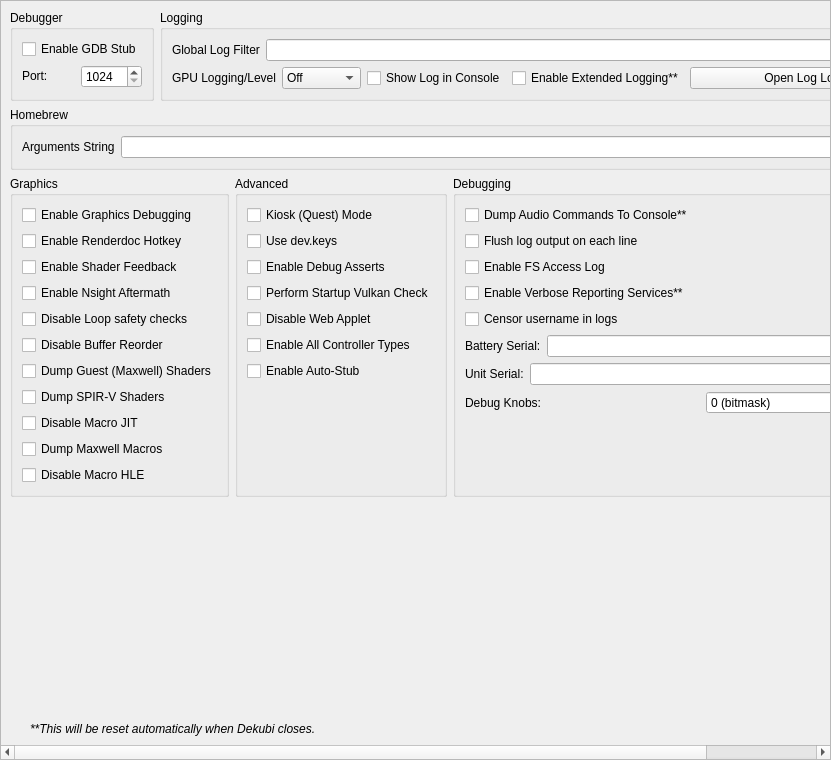
<?xml version="1.0" encoding="UTF-8"?>
<ui version="4.0">
 <class>ConfigureDebug</class>
 <widget class="QScrollArea" name="ConfigureDebug">
  <property name="geometry">
   <rect>
    <x>0</x>
    <y>0</y>
    <width>831</width>
    <height>760</height>
   </rect>
  </property>
  <property name="widgetResizable">
   <bool>true</bool>
  </property>
  <widget class="QWidget" name="widget">
   <property name="geometry">
    <rect>
     <x>0</x>
     <y>0</y>
     <width>829</width>
     <height>758</height>
    </rect>
   </property>
   <layout class="QVBoxLayout" name="verticalLayout_1">
    <item>
     <layout class="QHBoxLayout" name="horizontalLayout">
      <property name="topMargin">
       <number>0</number>
      </property>
      <item>
       <widget class="QGroupBox" name="groupBox">
        <property name="sizePolicy">
         <sizepolicy hsizetype="Preferred" vsizetype="Preferred">
          <horstretch>0</horstretch>
          <verstretch>0</verstretch>
         </sizepolicy>
        </property>
        <property name="title">
         <string>Debugger</string>
        </property>
        <property name="alignment">
         <set>Qt::AlignmentFlag::AlignLeading|Qt::AlignmentFlag::AlignLeft|Qt::AlignmentFlag::AlignTop</set>
        </property>
        <property name="flat">
         <bool>false</bool>
        </property>
        <property name="checkable">
         <bool>false</bool>
        </property>
        <layout class="QVBoxLayout" name="verticalLayout_3">
         <item>
          <widget class="QWidget" name="debug_widget" native="true">
           <property name="sizePolicy">
            <sizepolicy hsizetype="Preferred" vsizetype="Maximum">
             <horstretch>0</horstretch>
             <verstretch>0</verstretch>
            </sizepolicy>
           </property>
           <layout class="QVBoxLayout" name="verticalLayout">
            <property name="sizeConstraint">
             <enum>QLayout::SizeConstraint::SetDefaultConstraint</enum>
            </property>
            <property name="leftMargin">
             <number>0</number>
            </property>
            <property name="topMargin">
             <number>0</number>
            </property>
            <property name="rightMargin">
             <number>0</number>
            </property>
            <property name="bottomMargin">
             <number>0</number>
            </property>
            <item>
             <widget class="QCheckBox" name="toggle_gdbstub">
              <property name="sizePolicy">
               <sizepolicy hsizetype="Maximum" vsizetype="Maximum">
                <horstretch>0</horstretch>
                <verstretch>0</verstretch>
               </sizepolicy>
              </property>
              <property name="text">
               <string>Enable GDB Stub</string>
              </property>
             </widget>
            </item>
            <item>
             <widget class="QWidget" name="horizontalWidget_3" native="true">
              <property name="sizePolicy">
               <sizepolicy hsizetype="Preferred" vsizetype="Maximum">
                <horstretch>0</horstretch>
                <verstretch>0</verstretch>
               </sizepolicy>
              </property>
              <layout class="QHBoxLayout" name="horizontalLayout_3">
               <property name="leftMargin">
                <number>0</number>
               </property>
               <property name="topMargin">
                <number>0</number>
               </property>
               <property name="rightMargin">
                <number>0</number>
               </property>
               <property name="bottomMargin">
                <number>0</number>
               </property>
               <item>
                <widget class="QLabel" name="label_11">
                 <property name="sizePolicy">
                  <sizepolicy hsizetype="Minimum" vsizetype="Maximum">
                   <horstretch>0</horstretch>
                   <verstretch>0</verstretch>
                  </sizepolicy>
                 </property>
                 <property name="text">
                  <string>Port:</string>
                 </property>
                </widget>
               </item>
               <item>
                <widget class="QSpinBox" name="gdbport_spinbox">
                 <property name="sizePolicy">
                  <sizepolicy hsizetype="Preferred" vsizetype="Maximum">
                   <horstretch>0</horstretch>
                   <verstretch>0</verstretch>
                  </sizepolicy>
                 </property>
                 <property name="minimum">
                  <number>1024</number>
                 </property>
                 <property name="maximum">
                  <number>65535</number>
                 </property>
                </widget>
               </item>
              </layout>
             </widget>
            </item>
           </layout>
          </widget>
         </item>
        </layout>
       </widget>
      </item>
      <item>
       <widget class="QGroupBox" name="groupBox_2">
        <property name="sizePolicy">
         <sizepolicy hsizetype="Expanding" vsizetype="Preferred">
          <horstretch>0</horstretch>
          <verstretch>0</verstretch>
         </sizepolicy>
        </property>
        <property name="title">
         <string>Logging</string>
        </property>
        <layout class="QGridLayout" name="gridLayout_1">
         <item row="0" column="0" colspan="4">
          <widget class="QWidget" name="logging_widget" native="true">
           <property name="sizePolicy">
            <sizepolicy hsizetype="Preferred" vsizetype="Maximum">
             <horstretch>0</horstretch>
             <verstretch>0</verstretch>
            </sizepolicy>
           </property>
           <layout class="QHBoxLayout" name="horizontalLayout_1">
            <property name="leftMargin">
             <number>0</number>
            </property>
            <property name="topMargin">
             <number>0</number>
            </property>
            <property name="rightMargin">
             <number>0</number>
            </property>
            <property name="bottomMargin">
             <number>0</number>
            </property>
            <item>
             <widget class="QLabel" name="label_1">
              <property name="sizePolicy">
               <sizepolicy hsizetype="Preferred" vsizetype="Preferred">
                <horstretch>0</horstretch>
                <verstretch>0</verstretch>
               </sizepolicy>
              </property>
              <property name="text">
               <string>Global Log Filter</string>
              </property>
             </widget>
            </item>
            <item>
             <widget class="QLineEdit" name="log_filter_edit"/>
            </item>
           </layout>
          </widget>
         </item>
         <item row="1" column="0">
          <widget class="QWidget" name="gpu_log_level_widget" native="true">
           <property name="sizePolicy">
            <sizepolicy hsizetype="Preferred" vsizetype="Maximum">
             <horstretch>0</horstretch>
             <verstretch>0</verstretch>
            </sizepolicy>
           </property>
           <layout class="QHBoxLayout" name="gpu_log_level_layout">
            <property name="leftMargin">
             <number>0</number>
            </property>
            <property name="topMargin">
             <number>0</number>
            </property>
            <property name="rightMargin">
             <number>0</number>
            </property>
            <property name="bottomMargin">
             <number>0</number>
            </property>
            <item>
             <widget class="QLabel" name="gpu_log_level_label">
              <property name="text">
               <string>GPU Logging/Level</string>
              </property>
             </widget>
            </item>
            <item>
             <widget class="QComboBox" name="gpu_log_level">
              <property name="toolTip">
               <string>Detail level for GPU logs. Off disables logging entirely.</string>
              </property>
              <item>
               <property name="text">
                <string>Off</string>
               </property>
              </item>
              <item>
               <property name="text">
                <string>Errors</string>
               </property>
              </item>
              <item>
               <property name="text">
                <string>Standard</string>
               </property>
              </item>
              <item>
               <property name="text">
                <string>Verbose</string>
               </property>
              </item>
              <item>
               <property name="text">
                <string>All</string>
               </property>
              </item>
             </widget>
            </item>
           </layout>
          </widget>
         </item>
         <item row="1" column="1">
          <widget class="QCheckBox" name="toggle_console">
           <property name="text">
            <string>Show Log in Console</string>
           </property>
          </widget>
         </item>
         <item row="1" column="2">
          <widget class="QCheckBox" name="extended_logging">
           <property name="enabled">
            <bool>true</bool>
           </property>
           <property name="toolTip">
            <string>When checked, the max size of the log increases from 100 MB to 1 GB</string>
           </property>
           <property name="text">
            <string>Enable Extended Logging**</string>
           </property>
          </widget>
         </item>
         <item row="1" column="3">
          <widget class="QPushButton" name="open_log_button">
           <property name="sizePolicy">
            <sizepolicy hsizetype="Expanding" vsizetype="Maximum">
             <horstretch>1</horstretch>
             <verstretch>0</verstretch>
            </sizepolicy>
           </property>
           <property name="minimumSize">
            <size>
             <width>250</width>
             <height>0</height>
            </size>
           </property>
           <property name="text">
            <string>Open Log Location</string>
           </property>
          </widget>
         </item>
        </layout>
       </widget>
      </item>
     </layout>
    </item>
    <item>
     <widget class="QGroupBox" name="groupBox_3">
      <property name="title">
       <string>Homebrew</string>
      </property>
      <layout class="QVBoxLayout" name="verticalLayout_5">
       <item>
        <layout class="QHBoxLayout" name="horizontalLayout_4">
         <item>
          <widget class="QLabel" name="label_3">
           <property name="text">
            <string>Arguments String</string>
           </property>
          </widget>
         </item>
         <item>
          <widget class="QLineEdit" name="homebrew_args_edit"/>
         </item>
        </layout>
       </item>
      </layout>
     </widget>
    </item>
    <item>
     <layout class="QHBoxLayout" name="horizontalLayout_2">
      <item>
       <widget class="QGroupBox" name="groupBox_4">
        <property name="title">
         <string>Graphics</string>
        </property>
        <layout class="QGridLayout" name="gridLayout_2">
         <item row="4" column="0">
          <widget class="QCheckBox" name="disable_loop_safety_checks">
           <property name="toolTip">
            <string>When checked, it executes shaders without loop logic changes</string>
           </property>
           <property name="text">
            <string>Disable Loop safety checks</string>
           </property>
          </widget>
         </item>
         <item row="9" column="0">
          <widget class="QCheckBox" name="dump_macros">
           <property name="enabled">
            <bool>true</bool>
           </property>
           <property name="toolTip">
            <string>When checked, it will dump all the macro programs of the GPU</string>
           </property>
           <property name="text">
            <string>Dump Maxwell Macros</string>
           </property>
          </widget>
         </item>
         <item row="3" column="0">
          <widget class="QCheckBox" name="enable_nsight_aftermath">
           <property name="toolTip">
            <string>When checked, it enables Nsight Aftermath crash dumps</string>
           </property>
           <property name="text">
            <string>Enable Nsight Aftermath</string>
           </property>
          </widget>
         </item>
         <item row="6" column="0">
          <widget class="QCheckBox" name="dump_guest_shaders">
           <property name="enabled">
            <bool>true</bool>
           </property>
           <property name="toolTip">
            <string>When checked, it will dump original Maxwell guest shader bytecode (the input to the recompiler) as .ash files under DumpDir/shaders/. Useful for inspection with nvdisasm.</string>
           </property>
           <property name="text">
            <string>Dump Guest (Maxwell) Shaders</string>
           </property>
          </widget>
         </item>
         <item row="1" column="0">
          <widget class="QCheckBox" name="enable_renderdoc_hotkey">
           <property name="text">
            <string>Enable Renderdoc Hotkey</string>
           </property>
          </widget>
         </item>
         <item row="8" column="0">
          <widget class="QCheckBox" name="disable_macro_jit">
           <property name="enabled">
            <bool>true</bool>
           </property>
           <property name="toolTip">
            <string>When checked, it disables the macro Just In Time compiler. Enabling this makes games run slower</string>
           </property>
           <property name="text">
            <string>Disable Macro JIT</string>
           </property>
          </widget>
         </item>
         <item row="10" column="0">
          <widget class="QCheckBox" name="disable_macro_hle">
           <property name="enabled">
            <bool>true</bool>
           </property>
           <property name="toolTip">
            <string>When checked, it disables the macro HLE functions. Enabling this makes games run slower</string>
           </property>
           <property name="text">
            <string>Disable Macro HLE</string>
           </property>
          </widget>
         </item>
         <item row="0" column="0">
          <widget class="QCheckBox" name="enable_graphics_debugging">
           <property name="enabled">
            <bool>true</bool>
           </property>
           <property name="toolTip">
            <string>When checked, the graphics API enters a slower debugging mode</string>
           </property>
           <property name="text">
            <string>Enable Graphics Debugging</string>
           </property>
          </widget>
         </item>
         <item row="11" column="0">
          <spacer name="verticalSpacer_5">
           <property name="orientation">
            <enum>Qt::Orientation::Vertical</enum>
           </property>
           <property name="sizeType">
            <enum>QSizePolicy::Policy::Preferred</enum>
           </property>
           <property name="sizeHint" stdset="0">
            <size>
             <width>20</width>
             <height>0</height>
            </size>
           </property>
          </spacer>
         </item>
         <item row="2" column="0">
          <widget class="QCheckBox" name="enable_shader_feedback">
           <property name="toolTip">
            <string>When checked, yuzu will log statistics about the compiled pipeline cache</string>
           </property>
           <property name="text">
            <string>Enable Shader Feedback</string>
           </property>
          </widget>
         </item>
         <item row="5" column="0">
          <widget class="QCheckBox" name="disable_buffer_reorder">
           <property name="toolTip">
            <string>&lt;html&gt;&lt;head/&gt;&lt;body&gt;&lt;p&gt;When checked, disables reordering of mapped memory uploads which allows to associate uploads with specific draws. May reduce performance in some cases.&lt;/p&gt;&lt;/body&gt;&lt;/html&gt;</string>
           </property>
           <property name="text">
            <string>Disable Buffer Reorder</string>
           </property>
          </widget>
         </item>
         <item row="7" column="0">
          <widget class="QCheckBox" name="gpu_log_shader_dumps">
           <property name="toolTip">
            <string>When checked, it will dump the recompiler's output SPIR-V binaries (.spv) under LogDir/shaders/. Inspect via SPIRV-Tools (spirv-dis / spirv-cross / spirv-val) or RenderDoc.</string>
           </property>
           <property name="text">
            <string>Dump SPIR-V Shaders</string>
           </property>
          </widget>
         </item>
        </layout>
       </widget>
      </item>
      <item>
       <widget class="QGroupBox" name="groupBox_6">
        <property name="title">
         <string>Advanced</string>
        </property>
        <layout class="QGridLayout" name="gridLayout_4">
         <item row="3" column="0">
          <widget class="QCheckBox" name="perform_vulkan_check">
           <property name="toolTip">
            <string>Enables yuzu to check for a working Vulkan environment when the program starts up. Disable this if this is causing issues with external programs seeing yuzu.</string>
           </property>
           <property name="text">
            <string>Perform Startup Vulkan Check</string>
           </property>
          </widget>
         </item>
         <item row="4" column="0">
          <widget class="QCheckBox" name="disable_web_applet">
           <property name="text">
            <string>Disable Web Applet</string>
           </property>
          </widget>
         </item>
         <item row="5" column="0">
          <widget class="QCheckBox" name="enable_all_controllers">
           <property name="text">
            <string>Enable All Controller Types</string>
           </property>
          </widget>
         </item>
         <item row="6" column="0">
          <widget class="QCheckBox" name="use_auto_stub">
           <property name="text">
            <string>Enable Auto-Stub</string>
           </property>
          </widget>
         </item>
         <item row="0" column="0">
          <widget class="QCheckBox" name="quest_flag">
           <property name="text">
            <string>Kiosk (Quest) Mode</string>
           </property>
          </widget>
         </item>
         <item row="1" column="0">
          <widget class="QCheckBox" name="use_dev_keys">
           <property name="text">
            <string>Use dev.keys</string>
           </property>
          </widget>
         </item>
         <item row="2" column="0">
          <widget class="QCheckBox" name="use_debug_asserts">
           <property name="text">
            <string>Enable Debug Asserts</string>
           </property>
          </widget>
         </item>
         <item row="7" column="0">
          <spacer name="verticalSpacer_4">
           <property name="orientation">
            <enum>Qt::Orientation::Vertical</enum>
           </property>
           <property name="sizeType">
            <enum>QSizePolicy::Policy::Expanding</enum>
           </property>
           <property name="sizeHint" stdset="0">
            <size>
             <width>20</width>
             <height>0</height>
            </size>
           </property>
          </spacer>
         </item>
        </layout>
       </widget>
      </item>
      <item>
       <widget class="QGroupBox" name="groupBox_5">
        <property name="title">
         <string>Debugging</string>
        </property>
        <layout class="QGridLayout" name="gridLayout_3">
         <item row="6" column="0">
          <widget class="QWidget" name="serial_battery_widget" native="true">
           <property name="sizePolicy">
            <sizepolicy hsizetype="Preferred" vsizetype="Maximum">
             <horstretch>0</horstretch>
             <verstretch>0</verstretch>
            </sizepolicy>
           </property>
           <layout class="QHBoxLayout" name="horizontalLayout_11">
            <property name="leftMargin">
             <number>0</number>
            </property>
            <property name="topMargin">
             <number>0</number>
            </property>
            <property name="rightMargin">
             <number>0</number>
            </property>
            <property name="bottomMargin">
             <number>0</number>
            </property>
            <item>
             <widget class="QLabel" name="label_12">
              <property name="sizePolicy">
               <sizepolicy hsizetype="Preferred" vsizetype="Preferred">
                <horstretch>0</horstretch>
                <verstretch>0</verstretch>
               </sizepolicy>
              </property>
              <property name="text">
               <string>Battery Serial:</string>
              </property>
             </widget>
            </item>
            <item>
             <widget class="QLineEdit" name="serial_battery_edit"/>
            </item>
           </layout>
          </widget>
         </item>
         <item row="8" column="0">
          <widget class="QWidget" name="debug_knobs_widget" native="true">
           <property name="sizePolicy">
            <sizepolicy hsizetype="Preferred" vsizetype="Maximum">
             <horstretch>0</horstretch>
             <verstretch>0</verstretch>
            </sizepolicy>
           </property>
           <layout class="QHBoxLayout" name="horizontalLayout_debug_knobs">
            <property name="leftMargin">
             <number>0</number>
            </property>
            <property name="topMargin">
             <number>0</number>
            </property>
            <property name="rightMargin">
             <number>0</number>
            </property>
            <property name="bottomMargin">
             <number>0</number>
            </property>
            <item>
             <widget class="QLabel" name="label_debug_knobs">
              <property name="sizePolicy">
               <sizepolicy hsizetype="Preferred" vsizetype="Preferred">
                <horstretch>0</horstretch>
                <verstretch>0</verstretch>
               </sizepolicy>
              </property>
              <property name="text">
               <string>Debug Knobs:</string>
              </property>
             </widget>
            </item>
            <item>
             <widget class="QSpinBox" name="debug_knobs_spinbox">
              <property name="minimum">
               <number>0</number>
              </property>
              <property name="maximum">
               <number>65535</number>
              </property>
              <property name="toolTip">
               <string>Bitmask for quick development toggles</string>
              </property>
              <property name="statusTip">
               <string>Set debug knobs (bitmask)</string>
              </property>
              <property name="whatsThis">
               <string>16-bit debug knob set for quick development toggles</string>
              </property>
              <property name="suffix">
               <string> (bitmask)</string>
              </property>
             </widget>
            </item>
           </layout>
          </widget>
         </item>
         <item row="7" column="0">
          <widget class="QWidget" name="serial_board_widget" native="true">
           <property name="sizePolicy">
            <sizepolicy hsizetype="Preferred" vsizetype="Maximum">
             <horstretch>0</horstretch>
             <verstretch>0</verstretch>
            </sizepolicy>
           </property>
           <layout class="QHBoxLayout" name="horizontalLayout_12">
            <property name="leftMargin">
             <number>0</number>
            </property>
            <property name="topMargin">
             <number>0</number>
            </property>
            <property name="rightMargin">
             <number>0</number>
            </property>
            <property name="bottomMargin">
             <number>0</number>
            </property>
            <item>
             <widget class="QLabel" name="label_13">
              <property name="sizePolicy">
               <sizepolicy hsizetype="Preferred" vsizetype="Preferred">
                <horstretch>0</horstretch>
                <verstretch>0</verstretch>
               </sizepolicy>
              </property>
              <property name="text">
               <string>Unit Serial:</string>
              </property>
             </widget>
            </item>
            <item>
             <widget class="QLineEdit" name="serial_board_edit"/>
            </item>
           </layout>
          </widget>
         </item>
         <item row="20" column="0">
          <spacer name="verticalSpacer_3">
           <property name="orientation">
            <enum>Qt::Orientation::Vertical</enum>
           </property>
           <property name="sizeType">
            <enum>QSizePolicy::Policy::Expanding</enum>
           </property>
           <property name="sizeHint" stdset="0">
            <size>
             <width>20</width>
             <height>0</height>
            </size>
           </property>
          </spacer>
         </item>
         <item row="1" column="0">
          <widget class="QCheckBox" name="dump_audio_commands">
           <property name="toolTip">
            <string>Enable this to output the latest generated audio command list to the console. Only affects games using the audio renderer.</string>
           </property>
           <property name="text">
            <string>Dump Audio Commands To Console**</string>
           </property>
          </widget>
         </item>
         <item row="2" column="0">
          <widget class="QCheckBox" name="flush_line">
           <property name="text">
            <string>Flush log output on each line</string>
           </property>
          </widget>
         </item>
         <item row="3" column="0">
          <widget class="QCheckBox" name="fs_access_log">
           <property name="text">
            <string>Enable FS Access Log</string>
           </property>
          </widget>
         </item>
         <item row="4" column="0">
          <widget class="QCheckBox" name="reporting_services">
           <property name="text">
            <string>Enable Verbose Reporting Services**</string>
           </property>
          </widget>
         </item>
         <item row="5" column="0">
          <widget class="QCheckBox" name="censor_username">
           <property name="text">
            <string>Censor username in logs</string>
           </property>
          </widget>
         </item>
        </layout>
       </widget>
      </item>
     </layout>
    </item>
    <item>
     <spacer name="verticalSpacer">
      <property name="orientation">
       <enum>Qt::Orientation::Vertical</enum>
      </property>
      <property name="sizeHint" stdset="0">
       <size>
        <width>20</width>
        <height>0</height>
       </size>
      </property>
     </spacer>
    </item>
    <item>
     <widget class="QLabel" name="label_5">
      <property name="sizePolicy">
       <sizepolicy hsizetype="Expanding" vsizetype="Preferred">
        <horstretch>0</horstretch>
        <verstretch>0</verstretch>
       </sizepolicy>
      </property>
      <property name="font">
       <font>
        <italic>true</italic>
       </font>
      </property>
      <property name="text">
    <string>**This will be reset automatically when Dekubi closes.</string>
      </property>
      <property name="indent">
       <number>20</number>
      </property>
     </widget>
    </item>
   </layout>
  </widget>
 </widget>
 <tabstops>
  <tabstop>log_filter_edit</tabstop>
  <tabstop>toggle_console</tabstop>
  <tabstop>extended_logging</tabstop>
  <tabstop>open_log_button</tabstop>
  <tabstop>homebrew_args_edit</tabstop>
  <tabstop>enable_graphics_debugging</tabstop>
  <tabstop>enable_shader_feedback</tabstop>
  <tabstop>enable_nsight_aftermath</tabstop>
  <tabstop>fs_access_log</tabstop>
  <tabstop>reporting_services</tabstop>
  <tabstop>quest_flag</tabstop>
  <tabstop>use_debug_asserts</tabstop>
 </tabstops>
 <resources/>
 <connections/>
</ui>
